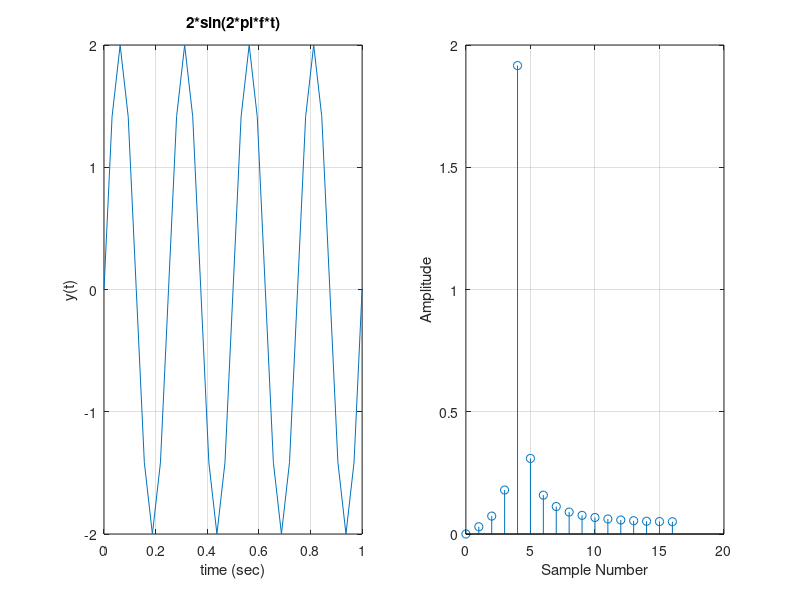

The MATLAB script that drew this image:
f = 4;
T = 1/f;
N = 32+1;
t = linspace( 0, 4*T, N );

y = 2*sin(2*pi*f*t);

#figure;
subplot(1,2,1);
plot( t, y );
xlabel("time (sec)");
ylabel("y(t)");
title( "2*sin(2*pi*f*t)");
grid on

subplot(1,2,2);
Y=abs(fft(y,N))/N*2;
Y=Y(1:ceil(N/2));
freq = [0:N-1];
freq = freq(1:ceil(N/2));
stem( freq, Y );
grid on
xlabel("Sample Number");
ylabel("Amplitude");
